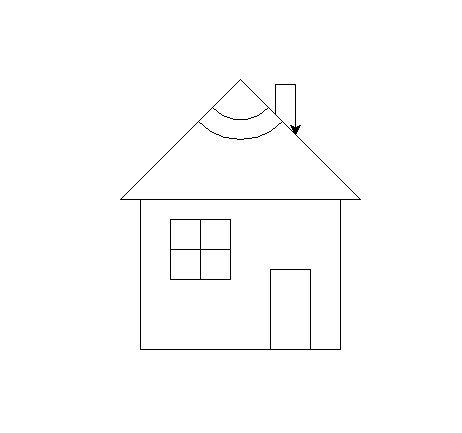

Here is the Python script that generated this plot:
# -*- coding: utf-8 -*-
"""
Spyder Editor

This is a temporary script file.
"""



import turtle
t1=turtle.Turtle()
#长方形
t1.fd(100)
t1.left(90)
t1.fd(150)
t1.left(90)
t1.fd(200)
t1.left(90)
t1.fd(150)
t1.left(90)
t1.fd(100)

#三角形
t1.penup()
t1.goto(-120,150)
t1.pendown()


t1.fd(240)
t1.left(135)
t1.fd(170)
t1.left(90)
t1.fd(170)

#弧形
t1.penup()
t1.goto(0,270)
t1.pendown()

t1.forward(40)
t1.left(90)
t1.circle(40,90)

t1.penup()
t1.goto(0,270)
t1.pendown()

t1.right(180)
t1.forward(60)
t1.left(90)
t1.circle(60,90)

t1.penup()
t1.goto(0,0)
t1.pendown()
t1.home()
#door
t1.penup()
t1.goto(30,0)
t1.pendown()

t1.left(90)
t1.fd(80)
t1.right(90)
t1.fd(40)
t1.right(90)
t1.fd(80)
#windows
t1.penup()
t1.goto(-10,130)
t1.pendown()

t1.fd(60)
t1.rt(90)
t1.fd(60)
t1.rt(90)
t1.fd(60)
t1.rt(90)
t1.fd(60)
t1.rt(90)
t1.fd(30)
t1.rt(90)
t1.fd(60)
t1.rt(90)
t1.fd(30)
t1.rt(90)
t1.fd(30)
t1.rt(90)
t1.fd(60)

#烟囱
t1.penup()
t1.goto(0,270)
t1.pendown()

t1.lt(45)
t1.fd(50)
t1.lt(135)
t1.fd(30)
t1.rt(90)
t1.fd(20)
t1.rt(90)
t1.fd(50)



turtle.done()
